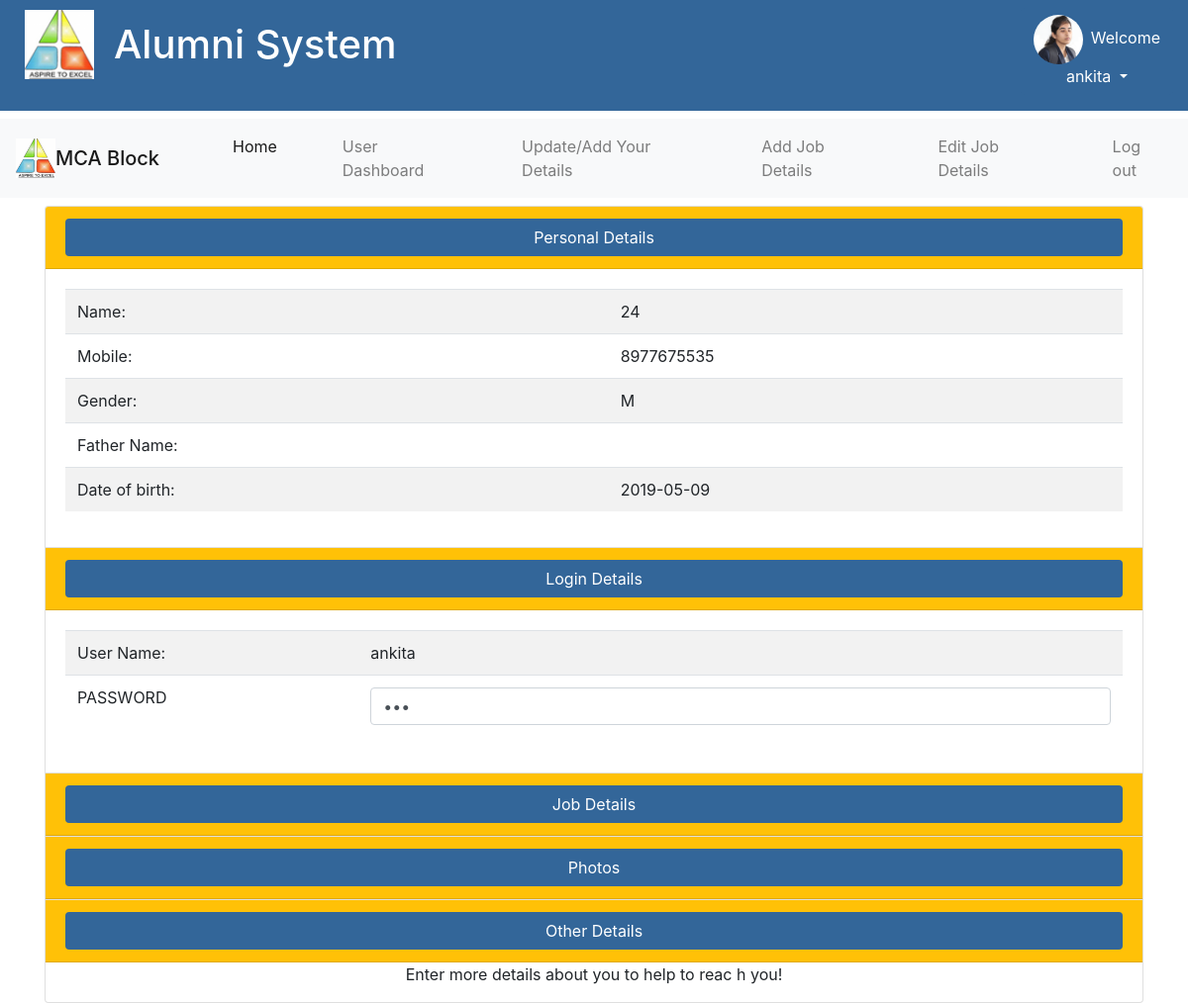
The app's page /Userprofile.php (signed in) with its own data.
### tables this page shows
CREATE TABLE `student_details` (
  `sid` int(11) NOT NULL AUTO_INCREMENT,
  `rollno` bigint(20) NOT NULL,
  `sname` varchar(100) NOT NULL,
  `branch` varchar(50) NOT NULL,
  `mobile` varchar(20) NOT NULL,
  `email` varchar(100) NOT NULL,
  `batch` varchar(50) NOT NULL,
  `gender` varchar(20) NOT NULL,
  `username` varchar(100) NOT NULL,
  `password` varchar(30) NOT NULL,
  `f_name` varchar(50) DEFAULT NULL,
  `dob` varchar(50) NOT NULL,
  `address` varchar(200) NOT NULL,
  `city` varchar(50) DEFAULT NULL,
  `state` varchar(100) NOT NULL,
  `country` varchar(100) DEFAULT NULL,
  `image` varchar(50) NOT NULL,
  PRIMARY KEY (`sid`)
);

### Userprofile.php (the view, shortened to what this page needs)
<?php session_start();
include 'db.php';
if (isset($_SESSION["name"]) && isset($_SESSION["branch"]) && isset($_SESSION["rollNo"])) {
    $roll = $_SESSION["rollNo"];
    $qry = "SELECT * FROM student_details as s , job_details as a WHERE a.sid=s.sid and s.rollno='$roll'";
    $result = mysqli_query($con, $qry);
    if (mysqli_affected_rows($con) > 0) {
        $row = mysqli_fetch_array($result);
        $pass = $row["password"];
    } else {
        echo "<p class='d-block btn-warning'>Failed to retrieve data !please add details first.</p>";
    }
}
?>
<html lang="en">
<head>
    <link rel="stylesheet" href="https://stackpath.bootstrapcdn.com/bootstrap/4.1.3/css/bootstrap.min.css">
    <link rel="stylesheet" href="https://use.fontawesome.com/releases/v5.7.2/css/all.css">
    <link rel="stylesheet" type="text/css" href="css/style.css">
</head>
<body>
    <?php include 'UserSetup.php';  ?>
    <?php include 'MenuBarAlumni.php'; ?>
    <center>
        <div class="container">
            <div class="row mt-2">
                <div class="col-md-12">
                    <div class="accordion" id="accordionExample">
                        <div class="card ">
                            <div class="card-header bg-warning" id="headingOne">
                                <h2 class="mb-0">
                                    <button class="btn btn-block " style="color:#fff;background-color:#336699;" type="button" data-toggle="collapse" data-target="#collapseOne" aria-expanded="true" aria-controls="collapseOne">
                                        Personal Details
                                    </button>
                                </h2>
                            </div>
                            <div id="collapseOne" class="collapse show" aria-labelledby="headingOne" data-parent="#accordionExample">
                                <?php
                                $qry = "SELECT * FROM student_details as s , job_details as a WHERE a.sid=s.sid and s.rollno='$roll'";
                                $result = mysqli_query($con, $qry);
                                if (mysqli_affected_rows($con) > 0) {
                                    $row = mysqli_fetch_array($result);
                                    echo "  <div class='card-body'>
                                    <table class='table table-striped table-respomsive'>
                                   <tr>
                                            <td>Name:</td>
                                            <td>$row[0]</td>
                                        </tr>
                                        <tr>
                                            <td>Mobile:</td>
                                            <td>$row[4]</td>
                                        </tr>
                                        <tr>
                                            <td>Gender:</td>
                                            <td>$row[7]</td>
                                        </tr>
                                        <tr>
                                            <td>Father Name:</td>
                                            <td>$row[10]</td>
                                        </tr>
                                        <tr>
                                            <td>Date of birth:</td>
                                            <td>$row[11]</td>
                                        </tr>
                                    </table>
                                </div>";
                                }
                                ?>
                            </div>
                        </div>
                        <div class="card ">
                            <div class="card-header bg-warning" id="headingOne">
                                <h2 class="mb-0">
                                    <button class="btn btn-block " style="color:#fff;background-color:#336699;" type="button" data-toggle="collapse" data-target="#collapseOne" aria-expanded="true" aria-controls="collapseOne">
                                        Login Details
                                    </button>
                                </h2>
                            </div>
                            <div id="collapseOne" class="collapse show" aria-labelledby="headingOne" data-parent="#accordionExample">
                                <div class="card-body">
                                    <table class="table table-striped table-respomsive">
                                        <tr>
                                            <td>User Name:</td>
                                            <td> <?php echo "$uname";  ?> </td>
                                        </tr>
                                        <tr>
                                            <td>PASSWORD</td>
                                            <td><input type="password" class="form-control" name="txtpass" value="<?php echo "$pass";  ?>"> </td>
                                        </tr>
                                    </table>
                                </div>
                            </div>
                        </div>
                        <div class="card">
                            <div class="card-header bg-warning" id="headingTwo">
                                <h2 class="mb-0">
                                    <button class="btn btn-block  collapsed" style="color:#fff;background-color:#336699;" type="button" data-toggle="collapse" data-target="#collapseTwo" aria-expanded="false" aria-controls="collapseTwo">
                                        Job Details
                                    </button>
                                </h2>
                            </div>
                            </div>
                            <div class="card">
                                <div class="card-header bg-warning" id="headingThree">
                                    <h2 class="mb-0">
                                        <button class="btn btn-block collapsed" type="button" style="color:#fff;background-color:#336699;" data-toggle="collapse" data-target="#collapseThree" aria-expanded="false" aria-controls="collapseThree">
                                            Photos
                                        </button>
                                    </h2>
                                </div>
                            </div>
                            <div class="card">
                                <div class="card-header bg-warning" id="headingThree ">
                                    <h2 class="mb-0">
                                        <button class="btn btn-block collapsed" type="button" style="color:#fff;background-color:#336699;" d a ta-tog g le="collapse" d a ta-tar g et="#collapseThree" a r ia-expan d ed="false" a r ia-contr o ls="collapseThr ee">
                                            Other Details
                                        </button>
                                    </h2>
                                </div>
                                <div id="collapseThree" c l ass="collapse" a ria-labell e dby="headingThree" d ata-pa r ent="#accordionExam ple">
                                    <div c lass="card- body">
                                        <p>Enter more details about you to help to reac h you! </p>
                                    </div>
                                </div>
                            </div>
                        </div>
                    </div>
                </div>
            </div>
    </center>
</body>
</html>

### UserSetup.php (shortened to what this page needs)
<?php
include 'db.php';
if(isset($_SESSION["uname"])  && isset($_SESSION["rollNo"]) && isset($_SESSION["branch"])) {
    $uname = $_SESSION["uname"];
    $rolln= $_SESSION["rollNo"] ;
}
$qry = "SELECT * FROM `student_details` WHERE rollno='$rolln'";
$result = mysqli_query($con, $qry);
if (mysqli_affected_rows($con) > 0) {
    $row = mysqli_fetch_array($result);
    $pho = $row["image"];
    $uname = $row[8];
} else
    echo "Error" . mysqli_error($con);
?>
<DIV class="container-fluid mb-2" style="background-color:#336699;">
    <DIV class="row">
        <DIV class="col-md-8">
            <img style="float:left;width:80px;
      height:80px;
      padding-top:10px;
      padding-left: 10px;
      float:left;" class="d-none d-sm-block img img-responsive" src="images/logo2.png">
            <h1 class="" style=" color:#ffffff;
     margin-left: 20px;
     float:left;
     line-height:90px;">Alumni System</h1>
        </DIV>
        <DIV class="col-md-4">
            <div class="dropdown mt-2" style="float:right;">
                <button class="btn dropdown-toggle btnHover"  type="button" data-toggle="dropdown" aria-expanded="false">
                    <?php echo "<img class='rounded-circle mr-2' src='uploads/" . $pho . "' width=50 height=50>"; ?><?php echo "Welcome<br>$uname"; ?>
                </button>
            </DIV>
        </DIV>
    </DIV>
</DIV>

### css/style.css (style rules this page uses)
* { padding: 0; margin: 0; }

### Userprofile.php (style rules this page uses)
* { padding: 0px; margin: 0px; }

### UserSetup.php (style rules this page uses)
.btnHover { background-color: #336699; color: #fff; }

### records on screen
student_details: image (picture), username "ankita", sid "24", mobile "8977675535", gender "M", dob "2019-05-09"
